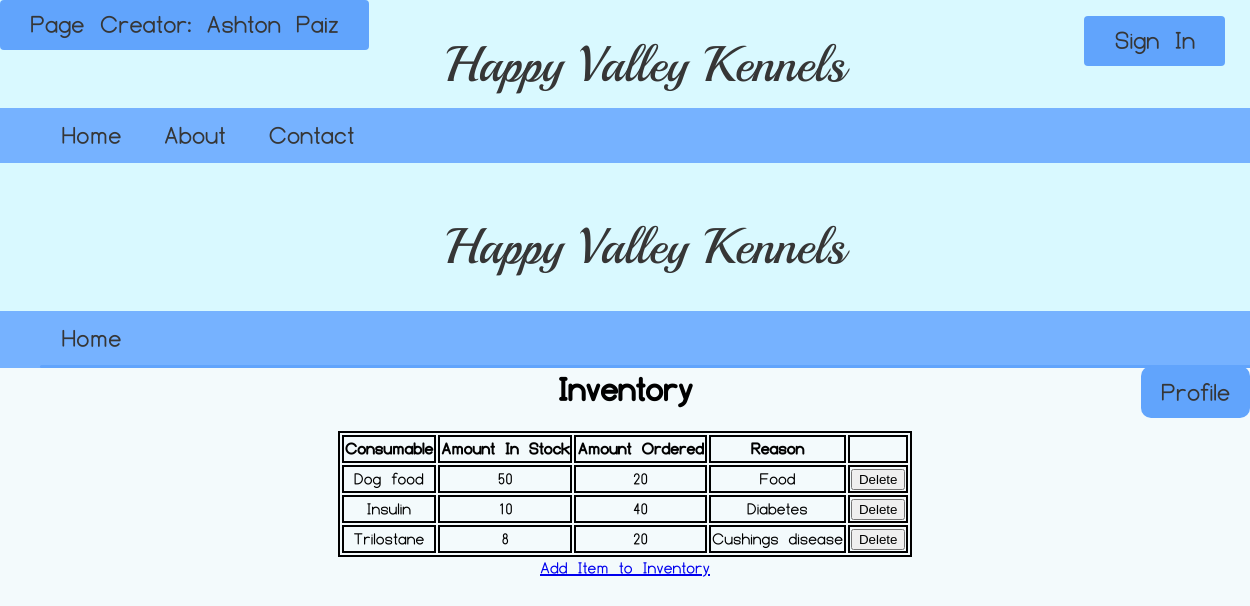
/Finance/Inventory/Inventory/index.php, run on the app's committed database.
### tables this page shows
CREATE TABLE inventory (
	consumable_id int primary key auto_increment,
	consumable_name varchar(255) not null,
    amount_in_stock int not null,
    amount_ordered int not null,
    reason varchar(255) not null
);

### Finance/Inventory/Inventory/index.php (the view, shortened to what this page needs)
<?php
include ".../assets/Header/Header.php";
require_once('database.php');
$query = 'SELECT * FROM inventory
                       ORDER BY consumable_id';
$statement = $db->prepare($query);
$statement->execute();
$inventory = $statement->fetchAll();
?>
<!DOCTYPE html>
<html>
<head>
    <link rel="stylesheet" type="text/css" href="bill_and_inventory.css" />
</head>
<body>
    <div id="Page_Header">
            <a href="../Home">Happy Valley Kennels</a>
        </div>
        <ul id="Nav_Bar">
            <li><a href="../Home">Home</a></li>
            <li id="Profile_Button"><a href="../Profile">Profile</a></li>
        </ul>
    <h1>Inventory</h1>
    <section>
        <table>
            <tr>
                <th>Consumable</th>
                <th>Amount In Stock</th>
                <th>Amount Ordered</th>
                <th>Reason</th>
                <th>&nbsp;</th>
            </tr>
            <?php foreach ($inventory as $consumable) : ?>
            <tr>
                <td><?php echo $consumable['consumable_name']; ?></td>
                <td><?php echo $consumable['amount_in_stock']; ?></td>
                <td><?php echo $consumable['amount_ordered']; ?></td>
                <td><?php echo $consumable['reason']; ?></td>
                <td><form action="delete_consumable.php" method="post">
                    <input type="submit" value="Delete">
                </form></td>
            </tr>
            <?php endforeach; ?>
        </table>
        <p><a href="add_consumable_form.php">Add Item to Inventory</a></p>
    </section>
</body>
</html>

### Finance/Inventory/Inventory/bill_and_inventory.css (style rules this page uses)
body { margin: 0; padding: 0; background-color: rgb(243, 250, 252); }
#Page_Header { background-color: rgb(217, 249, 255); padding: 20px; display: flex; justify-content: center; }
#Page_Header a { margin: 0; text-decoration: none; font-size: 50px; color: rgb(54, 54, 54); }
#Nav_Bar { background-color: rgb(118, 178, 255); margin-top: 0; margin-bottom: 0; list-style: none; overflow: hidden; }
#Nav_Bar li { float: left; }
#Nav_Bar li a { display: block; font-size: 30px; color: rgb(54, 54, 54); text-decoration: none; padding-top: 10px; padding-bottom: 10px; padding-left: 20px; padding-right: 20px; }
#Profile_Button a { position: absolute; right: 0; background-color: rgb(97, 164, 252); font-size: 30px; color: rgb(54, 54, 54); text-decoration: none; padding-top: 8px; padding-bottom: 10px; padding-left: 20px; padding-right: 20px; border-style: none; }
table, th, td { border: 2px solid black; }
table { margin: auto; text-align: center; }
h1, p { text-align: center; margin: auto; padding-bottom: 20px; }

### data on the page
inventory: consumable_name "Dog food", amount_in_stock "50", amount_ordered "20", reason "Food"
inventory: consumable_name "Insulin", amount_in_stock "10", amount_ordered "40", reason "Diabetes"
inventory: consumable_name "Trilostane", amount_in_stock "8", amount_ordered "20", reason "Cushings disease"

### other printed values
$page_creator "Ashton Paiz"
$username "Sign In"
